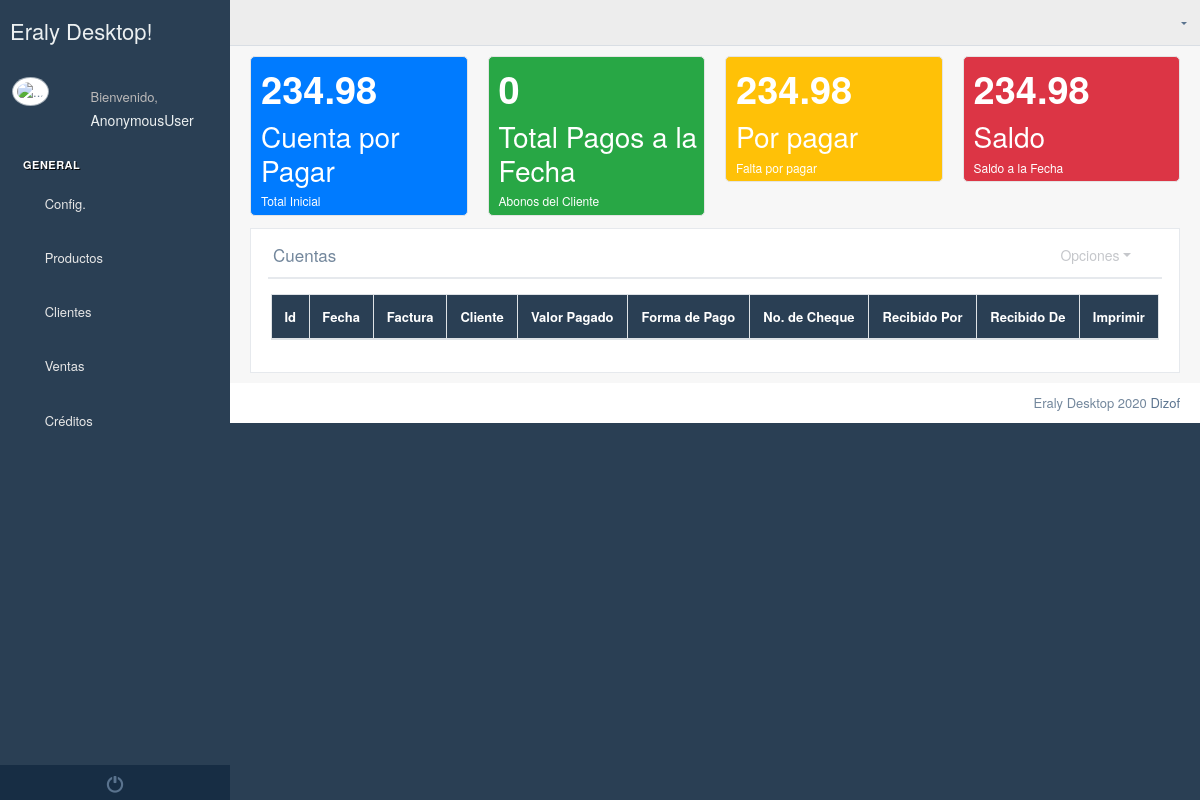
/accounts_receivable/2/, run on an earlier commit of the app's database.
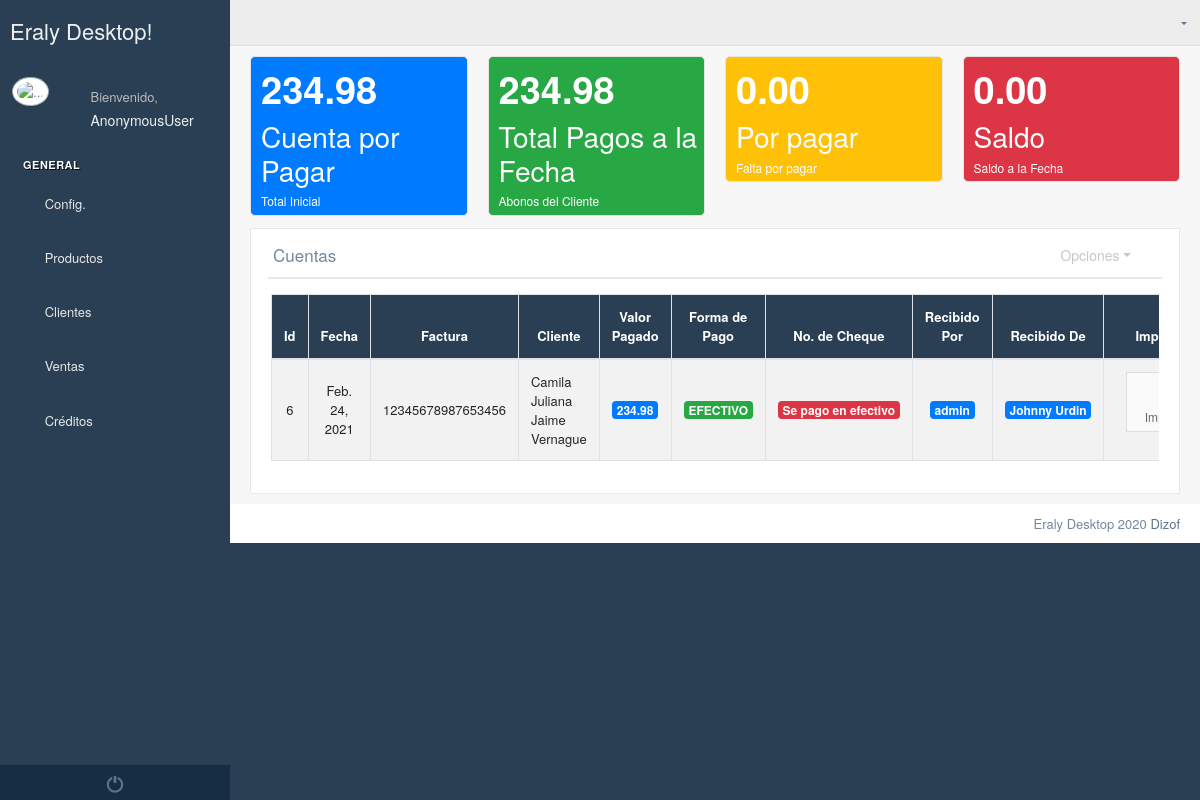
And on a later commit of the database.
### Ventas/models.py (models this page shows)
class CuentasCobrar(models.Model):
    fecha=models.DateField(auto_now_add=True)
    factura_numero=models.CharField(max_length=20,null=True,blank=True)
    cliente = models.ForeignKey(Clientes, on_delete=models.CASCADE)
    cantidad = models.DecimalField(max_digits=9, decimal_places=2,default=0)

class Recibos(models.Model):
    fecha= models.DateField(auto_now_add=True)
    cuenta= models.ForeignKey(CuentasCobrar,on_delete=models.CASCADE)
    cantidad = models.DecimalField(max_digits=9, decimal_places=2,default=0)
    formaPago = models.CharField(max_length=20)
    numeroCheque = models.CharField(max_length=20, null=True,blank=True)
    rebidoPor =models.ForeignKey(User,on_delete=models.CASCADE,null=True,blank=True)
    recibiDe = models.CharField(max_length=60)

### Personas/models.py (models this page shows, shortened)
class Clientes(models.Model):
    establecimiento=models.ForeignKey(Establecimiento, on_delete=models.CASCADE,null=True,blank=True)
    cedula=models.CharField(max_length=13)
    nombres=models.CharField(max_length=60)
    apellidos=models.CharField(max_length=60)
    direccion=models.CharField(max_length=60)
    ciudad=models.ForeignKey(Ciudad, on_delete=models.CASCADE)
    telefono=models.CharField(max_length=13,null=True,blank=True)
    celular=models.CharField(max_length=13,null=True,blank=True)
    estado=models.BooleanField(default=True)

### Ventas/views.py (the view)
# urls.py: path("accounts_receivable/<int:id>/",abonos),
def abonos(request,id):
    if request.POST:
        Recibos(cuenta_id=id,cantidad=request.POST['cantidad'],formaPago=request.POST['formaPago'],numeroCheque=request.POST['cheque'],rebidoPor=request.user, recibiDe=request.POST['recibidoDe']).save()
        messages.add_message(request, messages.SUCCESS, "El Documento se ha registrado.!")
    contexto={
        'abonos': Recibos.objects.filter(cuenta_id = id),
        'cuenta':CuentasCobrar.objects.get(id=id),
    }
    return render(request, 'Ventas/abonos.html', contexto)

### Ventas/templatetags/VentasTags.py (called while the page is built)
@register.simple_tag
def pagos(id_cuenta):
    xpagos=0
    try:
        xpagos=Recibos.objects.filter(cuenta_id=id_cuenta).aggregate(Sum('cantidad'))['cantidad__sum']
        if xpagos == None:
            xpagos=0
    except:
        xpagos =0
    return round(xpagos,2)

@register.simple_tag
def saldos(id_cuenta):
    cuenta=CuentasCobrar.objects.get(id=id_cuenta).cantidad
    xpagos=0
    try:
        xpagos=Recibos.objects.filter(cuenta_id=id_cuenta).aggregate(Sum('cantidad'))['cantidad__sum']
        if xpagos==None:
            xpagos=0
    except:
        xpagos =0
    print(cuenta,xpagos)
    total=cuenta - xpagos
    return round(total,2)

### templates/Ventas/abonos.html (shortened to what this page needs)
{% extends 'Home/index2.html' %}
{% block contenido_index %}
    {% load static %}
    {% load VentasTags %}
    <div class="">
        <div class="row">
            <div class="animated flipInY  col-lg-3 col-md-3 col-sm-6  ">
                <div class="tile-stats bg-primary" style="color: white" >
                    <div class="icon" style="color: white">
                    </div>
                    <div class="count" style="color: white">{{ cuenta.cantidad }}</div>
                    <h3 style="color: white">Cuenta por Pagar</h3>
                    <p style="color: white">Total Inicial</p>
                </div>
            </div>
            <div class="animated flipInY col-lg-3 col-md-3 col-sm-6  ">
                <div class="tile-stats bg-success" style="color: white">
                    <div class="icon" style="color: white">
                    </div>
                    <div class="count" style="color: white">{% pagos cuenta.id %}</div>
                    <h3 style="color: white">Total Pagos a la Fecha</h3>
                    <p style="color: white">Abonos del Cliente</p>
                </div>
            </div>
            <div class="animated flipInY col-lg-3 col-md-3 col-sm-6  ">
                <div class="tile-stats bg-warning" style="color: white">
                    <div class="icon" style="color: white">
                    </div>
                    <div class="count" style="color: white">{% saldos cuenta.id %}</div>
                    <h3 style="color:white">Por pagar</h3>
                    <p style="color: white">Falta por pagar</p>
                </div>
            </div>
            <div class="animated flipInY col-lg-3 col-md-3 col-sm-6  ">
                <div class="tile-stats bg-danger" style="color: white">
                    <div class="icon" style="color: white">
                    </div>
                    <div class="count" style="color: white">{% saldos cuenta.id %}</div>
                    <h3 style="color:white">Saldo</h3>
                    <p style="color: white">Saldo a la Fecha</p>
                </div>
            </div>
        </div>
        <div class="row">
            <div class="col-md-12 col-sm-12 ">
                <div class="x_panel">
                    <div class="x_title">
                        <h2>Cuentas <small>por cobrar</small></h2>
                        <ul class="nav navbar-right panel_toolbox">
                            <li class="dropdown">
                                <a href="#" class="dropdown-toggle" data-toggle="dropdown" role="button"
                                   aria-expanded="false">Opciones</a>
                            </li>
                            <li><a class="collapse-link"><i class="fa fa-chevron-up"></i></a></li>
                        </ul>
                        <div class="clearfix"></div>
                    </div>
                    <div class="x_content">
                        <div class="row">
                            <div class="col-sm-12">
                                <div class="card-box table-responsive">
                                    <table id="listaCuentas" class="table table-striped table-bordered"
                                           style="width:100%">
                                        <thead style="background-color: #2A3F54; color: white">
                                        <tr>
                                            <th style="text-align: center">Id</th>
                                            <th style="text-align: center">Fecha</th>
                                            <th style="text-align: center">Factura</th>
                                            <th style="text-align: center">Cliente</th>
                                            <th style="text-align: center">Valor Pagado</th>
                                            <th style="text-align: center">Forma de Pago</th>
                                            <th style="text-align: center">No. de Cheque</th>
                                            <th style="text-align: center">Recibido Por</th>
                                            <th style="text-align: center">Recibido De</th>
                                            <th style="text-align: center">Imprimir</th>
                                        </tr>
                                        </thead>
                                        <tbody>
                                        {% for abono in abonos %}
                                            <tr>
                                                <td style="text-align: center; vertical-align: middle">{{ abono.id }}</td>
                                                <td style="text-align: center; vertical-align: middle">{{ abono.fecha }}</td>
                                                <td style="text-align: center; vertical-align: middle">{{ abono.cuenta.factura_numero }}</td>
                                                <td style="vertical-align: middle">{{ abono.cuenta.cliente.nombres }} {{ abono.cuenta.cliente.apellidos }}</td>
                                                <td style="text-align: center; vertical-align: middle"><span
                                                        style="font-size: 12px"
                                                        class="badge badge-primary">{{ abono.cantidad }}</span></td>
                                                <td style="text-align: center; vertical-align: middle"><span
                                                        style="font-size: 12px"
                                                        class="badge badge-success">{{ abono.formaPago }}</span></td>
                                                <td style="text-align: center; vertical-align: middle"><span
                                                        style="font-size: 12px"
                                                        class="badge badge-danger">{% if abono.numeroCheque %}
                                                    {{ abono.numeroCheque }}{% else %}Se pago en
                                                    efectivo{% endif %} </span></td>
                                                <td style="text-align: center; vertical-align: middle"><span
                                                        style="font-size: 12px"
                                                        class="badge badge-primary">{{ abono.rebidoPor }}</span></td>
                                                <td style="text-align: center; vertical-align: middle"><span
                                                        style="font-size: 12px"
                                                        class="badge badge-primary">{{ abono.recibiDe }}</span></td>
                                                <td style="text-align: center"><a
                                                        href="/accounts_receivable/print/{{ abono.id }}/"
                                                        class="btn btn-app"><i class="fa fa-print"></i>
                                                    Imprimir</a></td>
                                            </tr>
                                        {% endfor %}
                                        </tbody>
                                    </table>
                                </div>
                            </div>
                        </div>
                    </div>
                </div>
            </div>
        </div>
    </div>
{% endblock %}
{% block script_index %}
    <link rel="stylesheet" href="{% static 'select2/css/select2.min.css' %}">
{% endblock %}

### templates/Home/index2.html
{% extends 'Home/base_html.html' %}
{% block contenido %}
    {% block contenido_index %}{% endblock %}
{% endblock %}
{% block script %}
    {% block script_index %}
    {% endblock %}
{% endblock %}

### templates/Home/base_html.html (shortened to what this page needs)
<!DOCTYPE html>
{% load static %}
<html lang="en">
<head>
    <link href="{% static '/vendors/datatables.net-bs/css/dataTables.bootstrap.min.css' %}" rel="stylesheet">
    <link href="{% static '/vendors/datatables.net-buttons-bs/css/buttons.bootstrap.min.css' %}" rel="stylesheet">
    <link href="{% static '/vendors/datatables.net-fixedheader-bs/css/fixedHeader.bootstrap.min.css' %}"
          rel="stylesheet">
    <link href="{% static '/vendors/datatables.net-responsive-bs/css/responsive.bootstrap.min.css' %}" rel="stylesheet">
    <link href="{% static '/vendors/datatables.net-scroller-bs/css/scroller.bootstrap.min.css' %}" rel="stylesheet">
    <link href="{% static '/vendors/bootstrap/dist/css/bootstrap.min.css' %}" rel="stylesheet">
    <link href="{% static '/vendors/font-awesome/css/font-awesome.min.css' %}" rel="stylesheet">
    <link href="{% static '/vendors/nprogress/nprogress.css' %}" rel="stylesheet">
    <link href="{% static '/vendors/bootstrap-daterangepicker/daterangepicker.css' %}" rel="stylesheet">
    <link href="{% static '/vendors/iCheck/skins/flat/green.css' %}" rel="stylesheet">
    <link href="{% static '/build/css/custom.min.css' %}" rel="stylesheet">
</head>
<body class="nav-md">
<div class="container body">
    <div class="main_container">
        <div class="col-md-3 left_col">
            <div class="left_col scroll-view">
                <div class="navbar nav_title" style="border: 0;">
                    <a href="/" class="site_title"> <span>Eraly Desktop!</span></a>
                </div>
                <div class="profile clearfix">
                    <div class="profile_pic">
                        <img src="/media/admin-interface/favicon/favicon_eraly.png" alt="..."
                             class="img-circle profile_img">
                    </div>
                    <div class="profile_info">
                        <span>Bienvenido,</span>
                        <h2>{{ request.user }}</h2>
                    </div>
                </div>
                <br/>
                {% block menu %}
                    <div id="sidebar-menu" class="main_menu_side hidden-print main_menu">
                        <div class="menu_section">
                            <h3>General</h3>
                            <ul class="nav side-menu">
                                <li><a><i class="fa fa-home"></i> Config. <span class="fa fa-chevron-down"></span></a>
                                </li>
                            </ul>
                            <ul class="nav side-menu">
                                <li><a><i class="fa fa-product-hunt"></i> Productos <span
                                        class="fa fa-chevron-down"></span></a>
                                </li>
                            </ul>
                        <ul class="nav side-menu">
                                <li><a><i class="fa fa-user-plus"></i> Clientes <span class="fa fa-chevron-down"></span></a>
                                </li>
                            </ul>
                            <ul class="nav side-menu">
                                <li><a><i class="fa fa-file-o"></i> Ventas <span class="fa fa-chevron-down"></span></a>
                                </li>
                            </ul>
                            <ul class="nav side-menu">
                                <li><a><i class="fa fa-file-o"></i> Créditos <span class="fa fa-chevron-down"></span></a>
                                </li>
                            </ul>
                        </div>
                    </div>
                    <div class="sidebar-footer hidden-small">
                        <a data-toggle="tooltip" data-placement="top" title="Logout" href="/logout_/"
                           style="width: 100%">
                            <span class="glyphicon glyphicon-off" aria-hidden="true"></span>
                        </a>
                    </div>
                {% endblock %}
            </div>
        </div>
        <div class="top_nav">
            <div class="nav_menu">
                <div class="nav toggle">
                    <a id="menu_toggle"><i class="fa fa-bars"></i></a>
                </div>
                <nav class="nav navbar-nav">
                    <ul class=" navbar-right">
                        <li role="presentation" class="nav-item dropdown open">
                            <a href="javascript:;" class="dropdown-toggle info-number" id="navbarDropdown1"
                               data-toggle="dropdown" aria-expanded="false">
                                <i class="fa fa-envelope-o"></i>
                            </a>
                        </li>
                    </ul>
                </nav>
            </div>
        </div>
        <div class="right_col" role="main">
            {% block contenido %}{% endblock %}
        </div>
    </div>
    <footer>
        <div class="pull-right">
            Eraly Desktop 2020 <a href="https://colorlib.com">Dizof</a>
        </div>
        <div class="clearfix"></div>
    </footer>
</div>
<link rel="stylesheet" href="{% static 'toastr/toastr.min.css' %}">
{% block script %}
{% endblock %}
</body>
</html>

What changed in the data, as far as the page shows it:
computed for CuentasCobrar: id "0" → "234.98"; id+cantidad "234.98" → "0.00"
added Recibos: id "6", fecha "Feb. 24, 2021", cuenta.factura_numero "12345678987653456", cuenta.cliente.nombres "Camila Juliana", cuenta.cliente.apellidos "Jaime Vernague", cantidad "234.98", formaPago "EFECTIVO", numeroCheque "Se pago en efectivo", rebidoPor "admin", recibiDe "Johnny Urdin"
